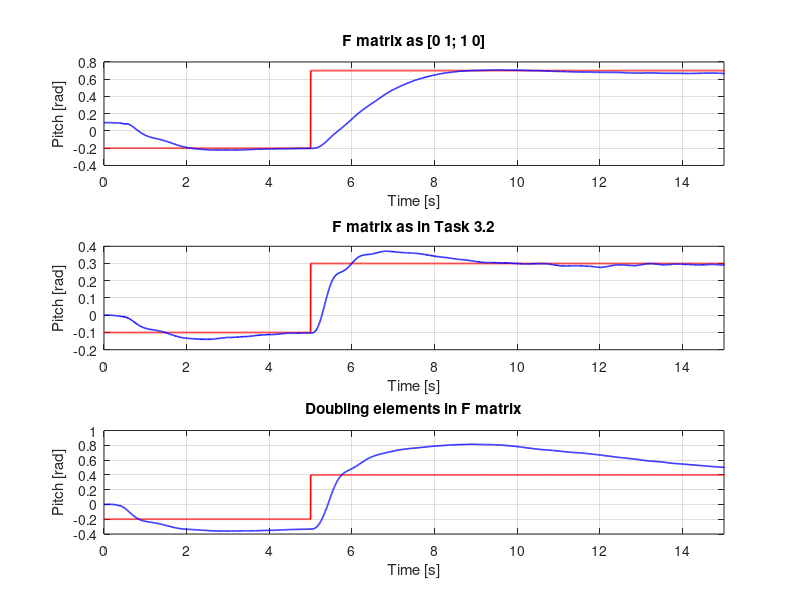

Write the MATLAB code that produced this figure.
%% PLOTTING Q_p
F_11_p = load('F_11_p.mat');
F_11_p = F_11_p.F_11_p;

F_22_p = load('F_22_p.mat');
F_22_p = F_22_p.F_22_p;

Q_7050_p = load('Q_7050_p.mat');
Q_7050_p = Q_7050_p.Q_7050_p;

figure(1);
subplot(3,1,1);
plot(Q_7050_p(1,:), Q_7050_p(2,:), 'r', 'LineWidth', 1.2);
hold on;
grid on;
plot(Q_7050_p(1,:), Q_7050_p(3,:), 'b', 'LineWidth', 1.2);
xlabel('Time [s]');
ylabel('Pitch [rad]');
xlim([0 15]);
title('F matrix as [0 1; 1 0]');

subplot(3,1,3);
plot(F_22_p(1,:), F_22_p(2,:), 'r', 'LineWidth', 1.2);
hold on;
grid on;
plot(F_22_p(1,:), F_22_p(3,:), 'b', 'LineWidth', 1.2);
xlabel('Time [s]');
ylabel('Pitch [rad]');
xlim([0 15]);
title('Doubling elements in F matrix');

subplot(3,1,2);
plot(F_11_p(1,:), F_11_p(2,:), 'r', 'LineWidth', 1.2);
hold on;
grid on;
plot(F_11_p(1,:), F_11_p(3,:), 'b', 'LineWidth', 1.2);
xlabel('Time [s]');
ylabel('Pitch [rad]');
xlim([0 15]);
title('F matrix as in Task 3.2');